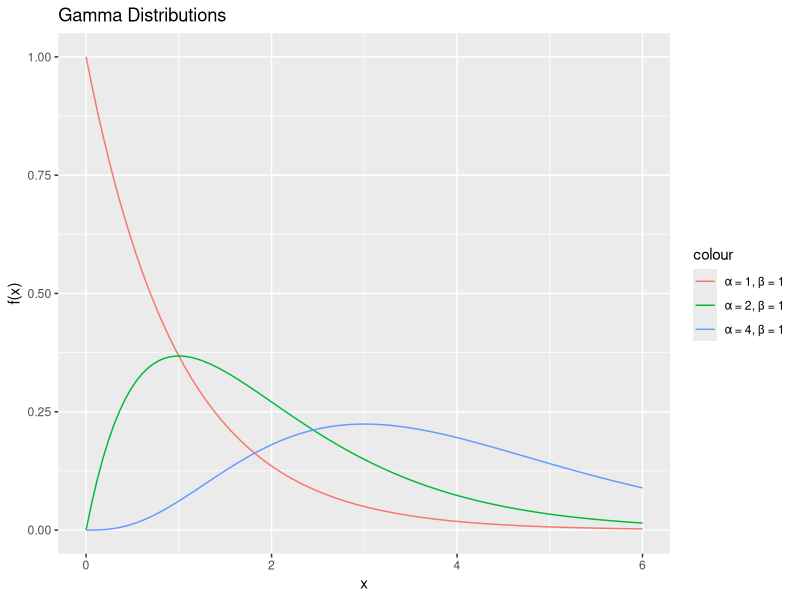

This figure's R source:
# https://rpubs.com/heidi_berger/965759

library('ggplot2')

p <- ggplot(data = data.frame(x = c(0, 6)), aes(x = x)) +
        stat_function(fun = dgamma, args = list(shape = 1, scale = 1), aes(color = "α = 1, β = 1")) +
        stat_function(fun = dgamma, args = list(shape = 2, scale = 1), aes(color = "α = 2, β = 1")) +
        stat_function(fun = dgamma, args = list(shape = 4, scale = 1), aes(color = "α = 4, β = 1")) +
        ggtitle("Gamma Distributions") +
        ylab("f(x)") + xlab("x")

print(p)
